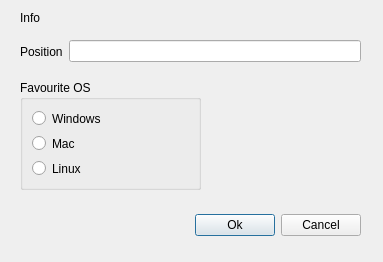
<?xml version="1.0" encoding="UTF-8"?>
<ui version="4.0">
 <class>InfoDialog</class>
 <widget class="QDialog" name="InfoDialog">
  <property name="geometry">
   <rect>
    <x>0</x>
    <y>0</y>
    <width>383</width>
    <height>262</height>
   </rect>
  </property>
  <property name="windowTitle">
   <string>Dialog</string>
  </property>
  <widget class="QLabel" name="info">
   <property name="geometry">
    <rect>
     <x>20</x>
     <y>10</y>
     <width>72</width>
     <height>15</height>
    </rect>
   </property>
   <property name="text">
    <string>Info</string>
   </property>
  </widget>
  <widget class="QGroupBox" name="os_options">
   <property name="geometry">
    <rect>
     <x>20</x>
     <y>80</y>
     <width>181</width>
     <height>110</height>
    </rect>
   </property>
   <property name="title">
    <string>Favourite OS</string>
   </property>
   <layout class="QVBoxLayout" name="verticalLayout">
    <item>
     <widget class="QRadioButton" name="win">
      <property name="text">
       <string>Windows</string>
      </property>
     </widget>
    </item>
    <item>
     <widget class="QRadioButton" name="mac">
      <property name="text">
       <string>Mac</string>
      </property>
     </widget>
    </item>
    <item>
     <widget class="QRadioButton" name="linux">
      <property name="text">
       <string>Linux</string>
      </property>
     </widget>
    </item>
   </layout>
  </widget>
  <widget class="QWidget" name="">
   <property name="geometry">
    <rect>
     <x>20</x>
     <y>40</y>
     <width>341</width>
     <height>23</height>
    </rect>
   </property>
   <layout class="QHBoxLayout" name="horizontalLayout">
    <item>
     <widget class="QLabel" name="pos">
      <property name="text">
       <string>Position</string>
      </property>
     </widget>
    </item>
    <item>
     <widget class="QLineEdit" name="pos_lineedit"/>
    </item>
   </layout>
  </widget>
  <widget class="QWidget" name="">
   <property name="geometry">
    <rect>
     <x>20</x>
     <y>210</y>
     <width>341</width>
     <height>30</height>
    </rect>
   </property>
   <layout class="QHBoxLayout" name="horizontalLayout_2">
    <item>
     <spacer name="horizontalSpacer">
      <property name="orientation">
       <enum>Qt::Horizontal</enum>
      </property>
      <property name="sizeHint" stdset="0">
       <size>
        <width>40</width>
        <height>20</height>
       </size>
      </property>
     </spacer>
    </item>
    <item>
     <widget class="QPushButton" name="ok">
      <property name="text">
       <string>Ok</string>
      </property>
     </widget>
    </item>
    <item>
     <widget class="QPushButton" name="cancel">
      <property name="text">
       <string>Cancel</string>
      </property>
     </widget>
    </item>
   </layout>
  </widget>
  <zorder>info</zorder>
  <zorder>pos</zorder>
  <zorder>os_options</zorder>
  <zorder>pos_lineedit</zorder>
  <zorder>pos_lineedit</zorder>
  <zorder>pos</zorder>
  <zorder>horizontalSpacer</zorder>
  <zorder>ok</zorder>
  <zorder>cancel</zorder>
 </widget>
 <resources/>
 <connections/>
</ui>
